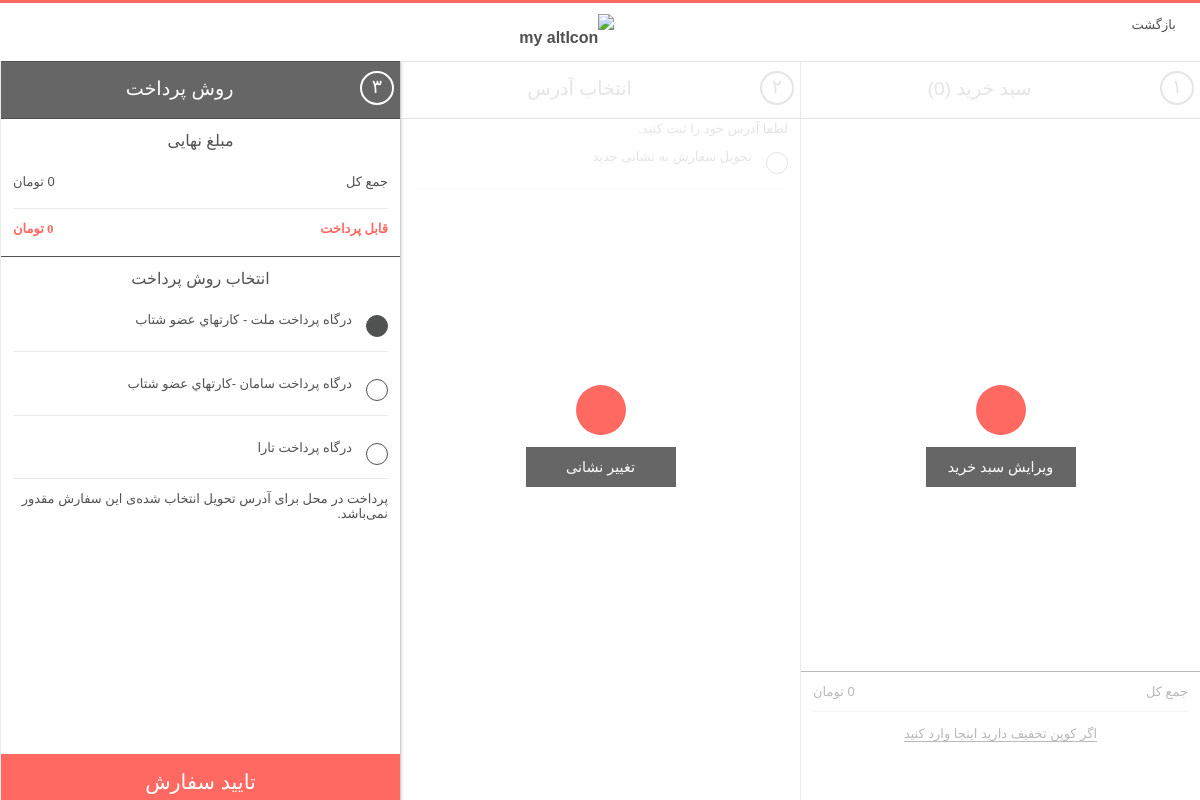
Page /order/paymentmethods (signed in) on the earlier database version.
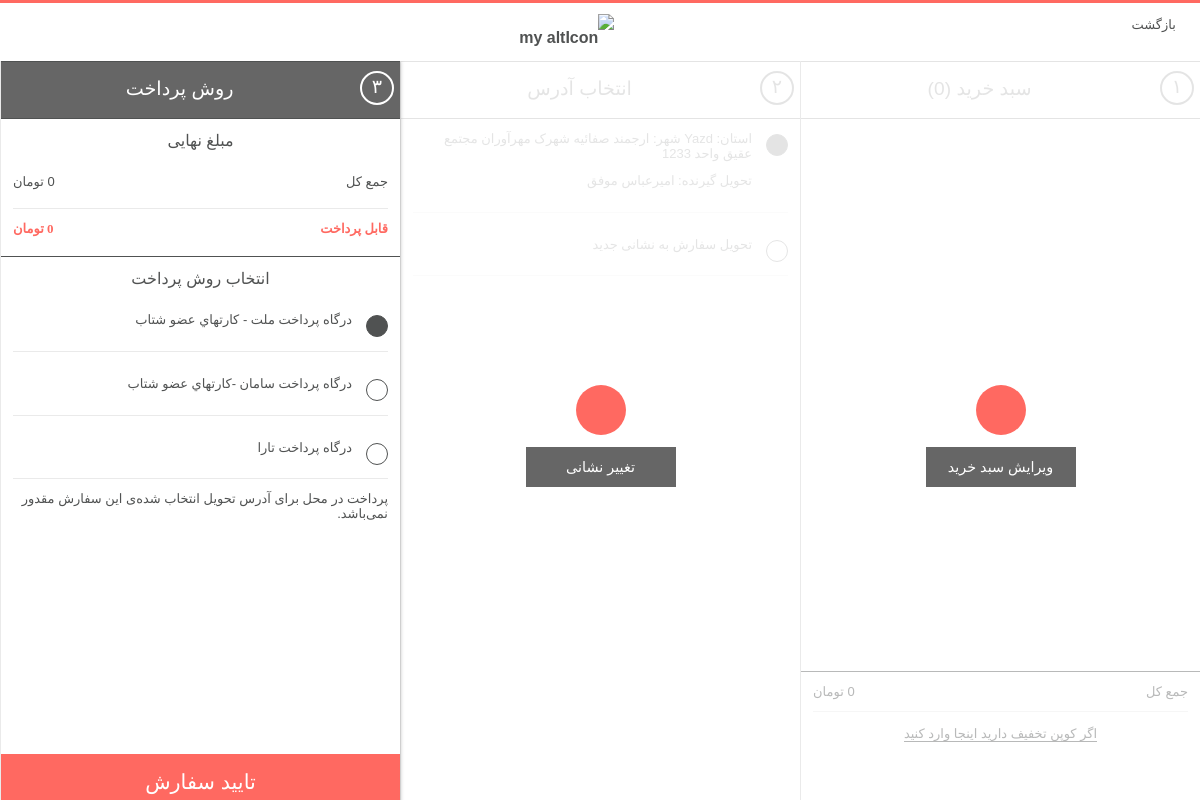
Same page on the later database version.
### user/models.py (models this page shows, shortened)
class UserAddress(models.Model):
    user = models.ForeignKey(User, on_delete=models.CASCADE, verbose_name='کاربر')
    firstname = models.CharField(max_length=50, verbose_name='نام')
    lastname = models.CharField(max_length=50, verbose_name='نام خانوادگی')
    phone = models.CharField(max_length=20, verbose_name='شماره تماس')
    address = models.CharField(max_length=300, verbose_name='آدرس')
    city = models.CharField(max_length=30, verbose_name='شهر')
    state = models.CharField(max_length=30, verbose_name='استان')
    postalcode = models.CharField(max_length=20, verbose_name='کدپستی')
    default_shipping_address = models.BooleanField(default=False)
    def user_name(self):
        return self.user.first_name + ' ' + self.user.last_name + ' [' + self.user.username + '] '
    user_name.short_description = 'نام کاربری'
    class Meta:
        verbose_name = 'آدرس'
        verbose_name_plural = 'آدرس ها'

### order/views.py (the view, shortened to what this page needs)
# urls.py: path('paymentmethods', views.payment_methods, name='paymentmethods'),
def payment_methods(request):
    current_user = request.user
    shop_cart = ShopCart.objects.filter(user_id=current_user.id)
    addresses = UserAddress.objects.filter(user_id=current_user.id)
    totalprice = 0
    for rs in shop_cart:
        if rs.product.variant == 'None':
            totalprice += rs.product.price * rs.quantity
        else:
            totalprice += rs.variant.price * rs.quantity
    context = {'shopcart': shop_cart,
               'totalprice': totalprice,
               'addresses': addresses,
               }
    return render(request, 'payment_methods.html', context)

### home/templatetags/custom_tags.py (called while the page is built)
@register.simple_tag
def website_info():
    if Setting.objects.exists():
        return Setting.objects.get(pk=1)
    return None

### order/templates/payment_methods.html (shortened to what this page needs)
{% extends "base.html" %}
{% load humanize %}
{% block header %} {% include "simple_header.html" %}{% endblock %}
{% block body %}
    <main class="main" id="checkout" style="margin-top: 10px">
        <section class="column invoice " id="basketPage">
            {% include 'cart_page.html' %}
        </section>
        <section class="column address" id="orderAdressPage">
            {% include 'order_product_address_page.html' %}
            <div class="edit">
                <span class="success"></span>
                <a href="/ordercheckout/orderproduct" class="btn gray">تغییر نشانی</a>
            </div>
        </section>
        <section class="column payment active" id="orderPaymentPage">
            {% include 'payment_methods_page.html' %}
        </section>
    </main>
{% endblock %}

### order/templates/order_product_address_page.html (shortened to what this page needs)
{% load humanize %}
<h1>
    <span class="step">۲</span><i class="icon-map_location2"></i><span
        class="title-step">انتخاب آدرس</span>
</h1>
<form action="/order/orderproduct" class="form" data-bind="submit: goToNextStep" method="post"
      novalidate="novalidate">
    <div class="wrapper">
        {% if addresses|length == 0 %}
            <label for="shippingValueDefault">لطفا آدرس خود را ثبت کنید.</label>
        {% else %}
            {% for ad in addresses %}
                <div class="row">
                    <input type="radio" name="shipping"
                           id="shippingValueDefault" value="{{ ad.id }}" class="radio  {% if ad.default_shipping_address %}selected{% endif %}"
                            {% if ad.default_shipping_address %}
                           checked=""
                            {% endif %}
                    >
                    <label for="shippingValueDefault"><p>استان: {{ ad.state }}
                        شهر: {{ ad.city }} {{ ad.address }}</p>
                        <p>تحویل گیرنده: {{ ad.firstname }} {{ ad.lastname }}</p></label>
                </div>
            {% endfor %}
        {% endif %}
        <div class="row">
            <input type="radio" name="shipping" id="shippingChoice"
                   data-bind="checked: shippingChoice" value="addNewShippingAddress" class="radio addaddress">
            <label for="shippingChoice"><p>تحویل سفارش به نشانی جدید</p></label>
        </div>
    </div>
    <footer>
    </footer>
</form>

Differences in the rows shown:
added UserAddress: default_shipping_address "☑ استان: Yazd شهر: ارجمند صفائیه", city "ارجمند", address "صفائیه شهرک مهرآوران مجتمع عقیق واحد 1233", firstname "امیرعباس", lastname "موفق"
Other differences:
text no longer shown: "لطفا آدرس خود را ثبت کنید."
